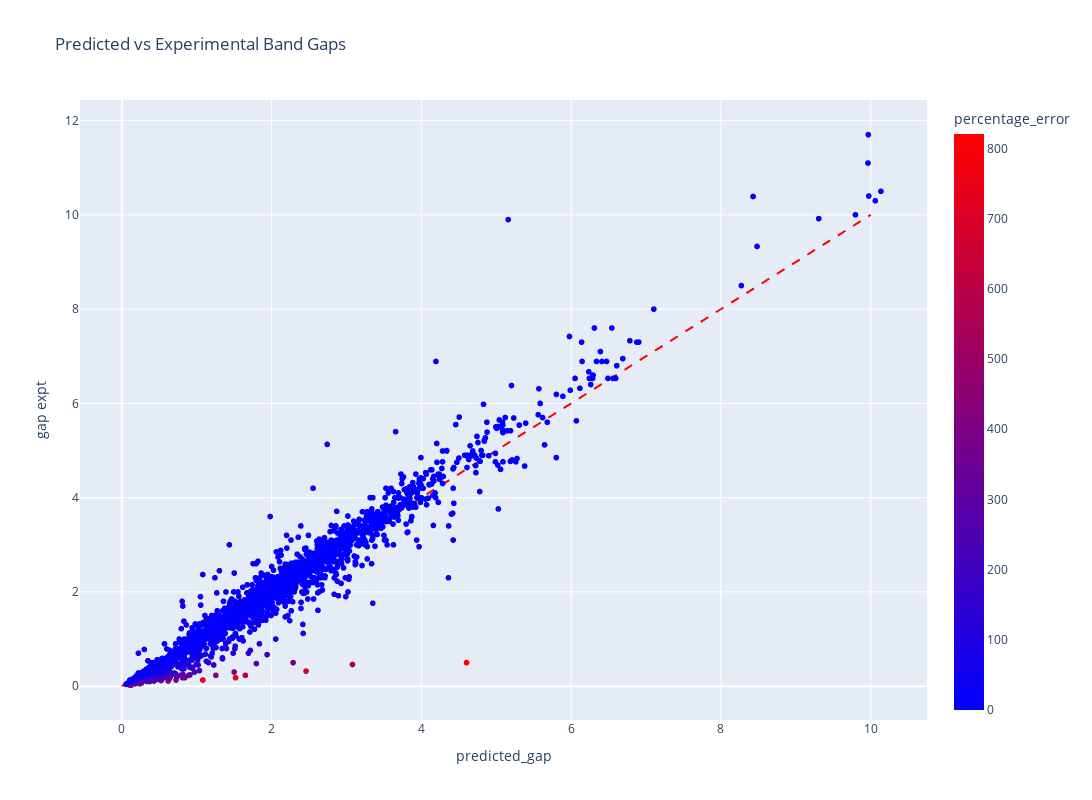

Notebook source saved alongside this figure:
### Code cell
import plotly.express as px
import plotly.graph_objects as go 

reference_line = go.Scatter(
    x=[0, 10],
    y=[0,10] ,
    line=dict(color='red', dash='dash'),
    mode="lines",
    showlegend=False
)

fig = px.scatter(df,
    x="predicted_gap",
    y="gap expt",
    hover_name="composition",
    color="percentage_error",
    title="Predicted vs Experimental Band Gaps",
    color_continuous_scale=px.colors.sequential.Bluered,
    width=1200,
    height=800,
)

fig.add_trace(reference_line)
fig.show()

### Figure 1 — Plotly figure (JSON) as saved in the notebook; plotly's stock layout.template omitted (floating-point values rounded to 4 significant figures; data arrays with more than 128 entries replaced by an {"elided": "..."} marker saying what was removed)
{"data": [{"hovertemplate": "<b>%{hovertext}</b><br><br>predicted_gap=%{x}<br>gap expt=%{y}<br>percentage_error=%{marker.color}<extra></extra>", "hovertext": {"elided": "2154 str values"}, "legendgroup": "", "marker": {"color": {"elided": "2154 float values"}, "coloraxis": "coloraxis", "symbol": "circle"}, "mode": "markers", "name": "", "showlegend": false, "type": "scattergl", "x": {"elided": "2154 float values"}, "xaxis": "x", "y": {"elided": "2154 float values"}, "yaxis": "y"}, {"line": {"color": "red", "dash": "dash"}, "mode": "lines", "showlegend": false, "type": "scatter", "x": [0, 10], "y": [0, 10]}], "layout": {"coloraxis": {"colorbar": {"title": {"text": "percentage_error"}}, "colorscale": [[0, "rgb(0,0,255)"], [1, "rgb(255,0,0)"]]}, "height": 800, "legend": {"tracegroupgap": 0}, "title": {"text": "Predicted vs Experimental Band Gaps"}, "width": 1200, "xaxis": {"anchor": "y", "domain": [0, 1], "title": {"text": "predicted_gap"}}, "yaxis": {"anchor": "x", "domain": [0, 1], "title": {"text": "gap expt"}}}}
